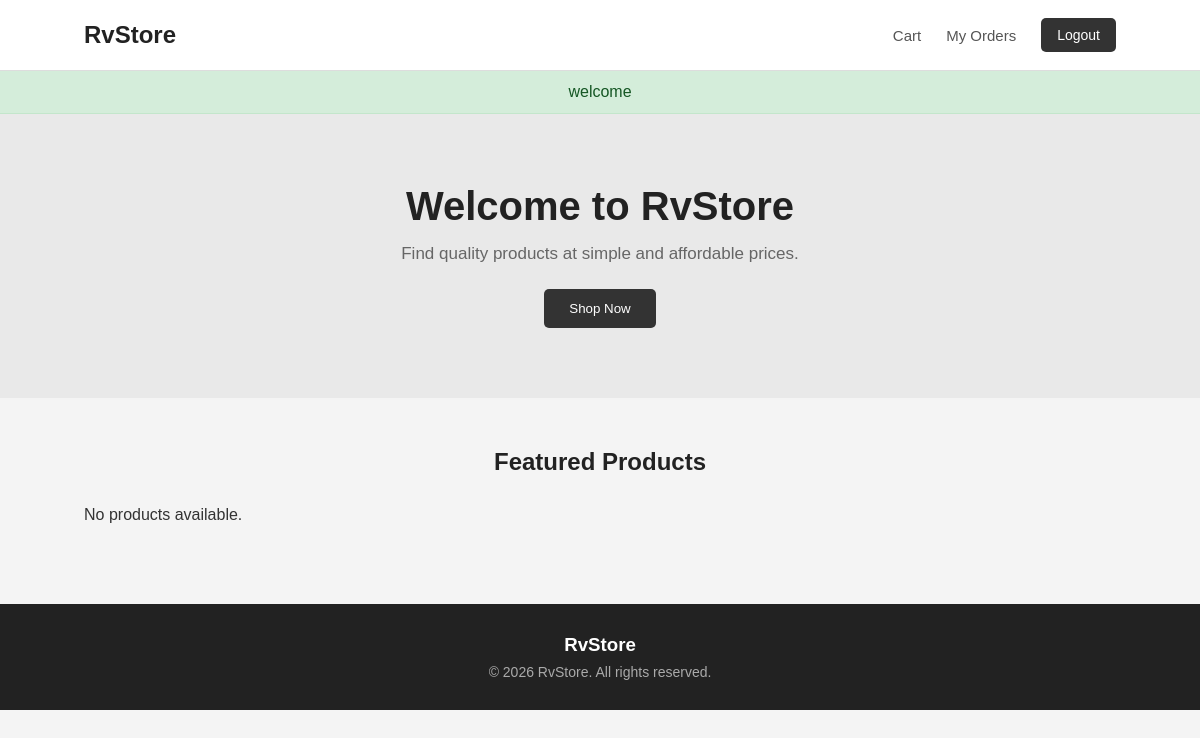
Before: /dashboard/ (signed in) with the older database file.
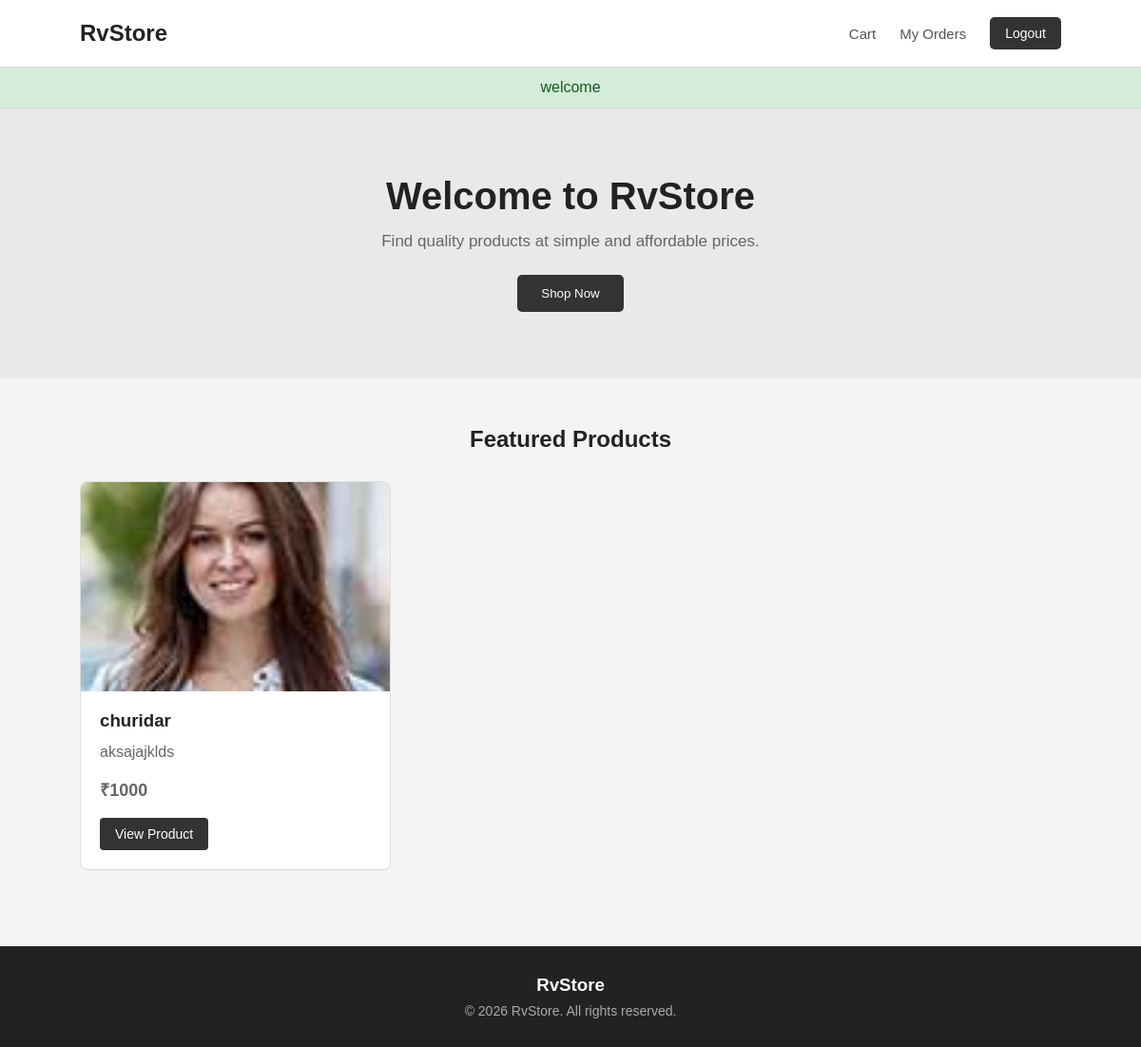
After: the same page with the newer database file.
### ecomapp/models.py (models this page shows, shortened)
class Product(models.Model):
    product_name=models.CharField(max_length=100)
    category=models.ForeignKey(Category,on_delete=models.CASCADE)
    description=models.CharField(max_length=100)
    price=models.PositiveIntegerField()
    image=models.ImageField(upload_to='product_images')
    stock = models.PositiveIntegerField(default=0)

### ecomapp/views.py (the view)
# urls.py: path('dashboard/', DashboardView.as_view(), name='dashboard'),
class DashboardView( LoginRequiredMixin, View):
    def get(self, request):
        products=Product.objects.all()
        messages.success(request, "welcome")
        return render(request, 'dashboard.html',{'products':products})

### ecomapp/context_processors.py (called while the page is built)
def cart_count(request):
    cart=request.session.get('cart',{})
    count=sum(cart.values())
    return {'cart_count':count}

### ecomapp/templates/dashboard.html (shortened to what this page needs)
<!DOCTYPE html>
<html lang="en">
<head>
</head>
<body>
    <header>
        <div class="logo">
            RvStore
        </div>
        <nav>
            <a href="{% url 'cart' %}">
                Cart
            </a>
            <a href="{% url 'my_orders' %}">
                My Orders
            </a>
            <form method="POST"
                  action="{% url 'logout' %}"
                  style="display: inline;">
                <button
                    type="submit"
                    class="logout-btn"
                >
                    Logout
                </button>
            </form>
        </nav>
    </header>
    {% if messages %}
        {% for message in messages %}
            <div class="alert alert-{{ message.tags }}">
                {{ message }}
            </div>
        {% endfor %}
    {% endif %}
    <section class="hero">
        <h1>
            Welcome to RvStore
        </h1>
        <p>
            Find quality products at simple and affordable prices.
        </p>
        <button>
            Shop Now
        </button>
    </section>
    <section class="section">
        <h2>
            Featured Products
        </h2>
        <div class="cards">
            {% for product in products %}
                <div class="card">
                    <div class="card-image">
                        {% if product.image %}
                            <img
                                src="{{ product.image.url }}"
                                alt="{{ product.product_name }}"
                            >
                        {% else %}
                            No Image
                        {% endif %}
                    </div>
                    <div class="card-content">
                        <h3>
                            {{ product.product_name }}
                        </h3>
                        <p>
                            {{ product.description }}
                        </p>
                        <p class="price">
                            ₹{{ product.price }}
                        </p>
                        <a href="{% url 'product_detail' product.id %}">
                            View Product
                        </a>
                    </div>
                </div>
            {% empty %}
                <p>
                    No products available.
                </p>
            {% endfor %}
        </div>
    </section>
    <footer>
        <h3>
            RvStore
        </h3>
        <p>
            © 2026 RvStore. All rights reserved.
        </p>
    </footer>
</body>
</html>

Changed rows visible on the page:
added Product: image (picture), product_name "churidar", description "aksajajklds", price "1000"
Other visible differences:
text no longer shown: "No products available."
